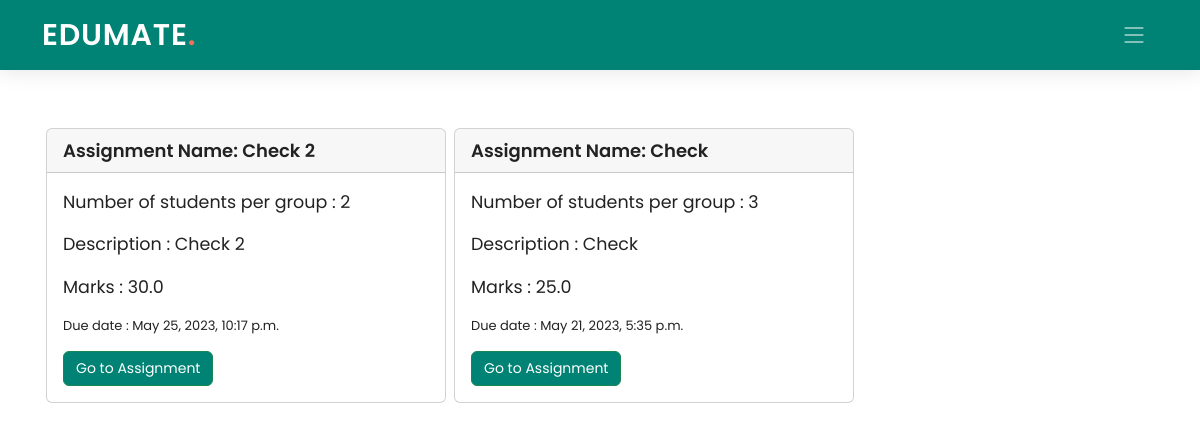
/student/1/classroom/8126O8/grouppeergrading/, run on an earlier commit of the app's database.
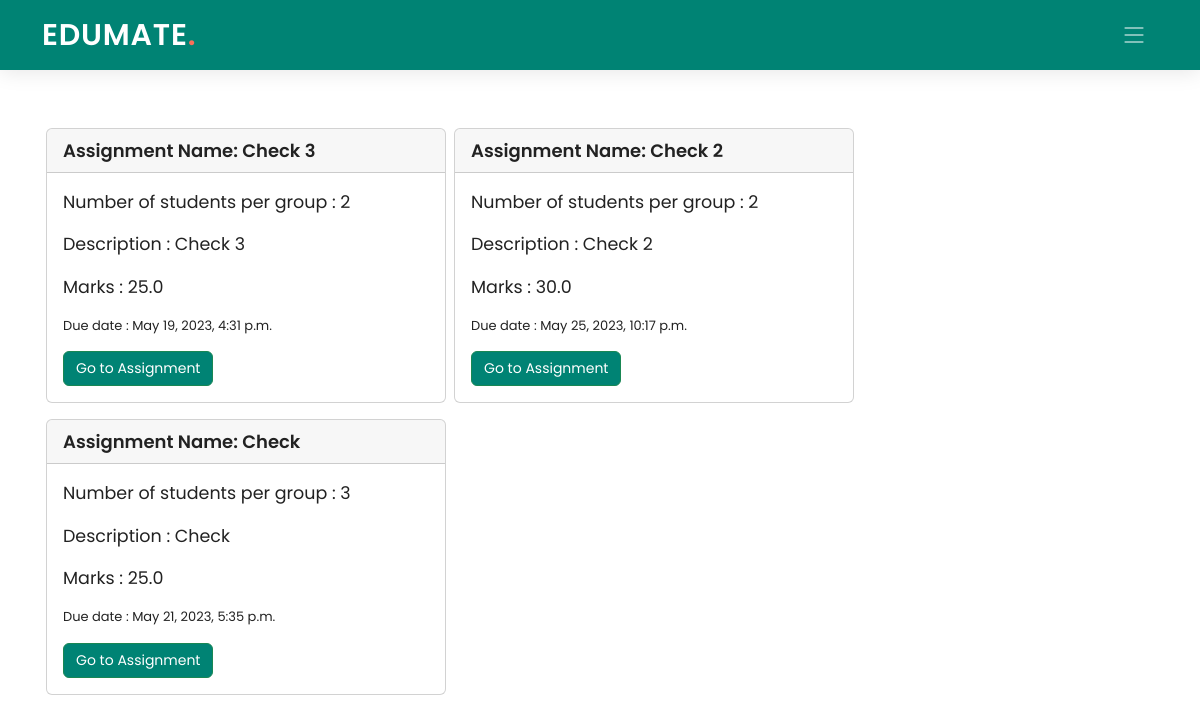
And on a later commit of the database.
### Teacher/models.py (models this page shows)
class Grouppeers(models.Model):
    gro_id = models.AutoField(primary_key=True)
    class_code = models.ForeignKey(ClassTeachers, on_delete=models.CASCADE, blank=True, null=True)
    gpeer_name = models.CharField(max_length=100)
    gpeer_desc = models.CharField(max_length=300)
    gpeer_due = models.DateTimeField(default=datetime.now)
    num_studs = models.IntegerField(default=2)
    num_peers = models.IntegerField(default=2)
    marks = models.FloatField()
    created_date = models.DateTimeField(default=datetime.now)
    class Meta:
        db_table = "Grouppeers"

### Student/views.py (the view)
# urls.py: path('classroom/<pk2>/grouppeergrading/', views.stud_group, name='stud_group'),
def stud_group(request, pk, pk2):
    groups=Grouppeers.objects.filter(class_code=pk2).order_by('-created_date')
    return render(request, 'Student/stud_group.html', {'pk': pk, 'pk2': pk2, 'groups': groups})

### Student/templates/Student/stud_group.html (shortened to what this page needs)
{% extends './base_student.html' %}
{% load static %}
{% block navbar %}
  <header id="header" class="header d-flex align-items-center">
    <div class="container-fluid container-xl d-flex align-items-center justify-content-between">
      <a href="#" class="logo d-flex align-items-center">
        <h1>EDUMATE<span>.</span></h1>
      </a>
      <i class="mobile-nav-toggle mobile-nav-show bi bi-list"></i>
    </div>
  </header>
  {% endblock navbar %}
{% block content %}
<br><br>
<div class="container ">
  <div class="container" >
      <br>
      <div class="row">
      {% for i in groups %}
        <div class="card my-2 mx-1 col-md-4" style="width: 25rem; padding:0px;">
          <div class="card-header">
            <div style="font-weight: 600; font-size: 18px">
              Assignment Name: {{ i.gpeer_name }}
            </div>
          </div>
          <div class="card-body">
            <blockquote class="blockquote mb-0">
              <p><small>Number of students per group : {{ i.num_studs }}</small></p>
              <p><small>Description : {{ i.gpeer_desc }}</small></p>
              <p><small>Marks : {{ i.marks }}</small></p>
              <p><small style = "font-size: 13px">Due date : {{ i.gpeer_due }}</small></p>
              <a class="btn btn-success" href="{% url 'single_stud_group' pk=pk pk2=pk2 pk3=i.gro_id %}" class="card-link"><small>Go to Assignment</small></a>
            </blockquote>
          </div>
        </div>
      {% endfor %}
    </div>
    <br>
    </div>
    </div>
{% endblock content %}

What changed in the data, as far as the page shows it:
added Grouppeers: gpeer_name "Check 3", num_studs "2", gpeer_desc "Check 3", marks "25.0", gpeer_due "May 19, 2023, 4:31 p.m."
